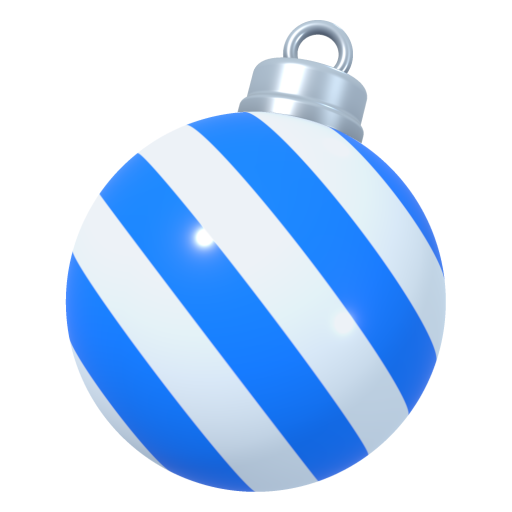
#> input picture assets/brands/gsshop/decors/decor_bauble.png, 1024 x 1024 px (shown at 1/2 size); its folder holds only this picture in this run
$ python defringe_decors.py
#> lines starting #> are read from the running program, lines starting #| are printed output that depends on the picture; after the words box and inside, x2 and y2 are one past the last pixel; in counts of white or black regions, pixels touching at a corner belong together
#> in main, im is the input picture: PIL image 1024x1024 RGBA; mean R, G, B, A 60.6, 83.7, 112.8, 118.3
#!/usr/bin/env python3
"""
DEFRINGE & SHADOW TRUNCATION ENGINE - auto-banner-engine
1. Truncates residual studio floor shadows in the bottom 15% of each decor PNG.
2. Applies nearest-core color decontamination (alpha defringe) on semi-transparent edges.
3. Tightly autocrops to non-zero alpha bbox and center-pads onto a 320x320 RGBA canvas.
"""

from __future__ import annotations

import argparse
from pathlib import Path

import numpy as np
from PIL import Image
from scipy.ndimage import binary_erosion, distance_transform_edt, label


def _keep_main_component(mask: np.ndarray) -> np.ndarray:
    labeled, num = label(mask)
    if num <= 1:
        return mask
    areas = np.bincount(labeled.ravel())
    areas[0] = 0
    best = int(np.argmax(areas))
    # Keep the primary subject and any substantial attached sub-part (>3% of main area).
    keep = np.zeros_like(mask, dtype=bool)
    for cid in range(1, num + 1):
        if cid == best or areas[cid] >= areas[best] * 0.03:
            keep |= labeled == cid
    return keep


def defringe_and_center(
    img: Image.Image,
    item_name: str = "",
    canvas_size: int = 320,
    padding: int = 14,
) -> Image.Image:
#> called with item_name = 'decor_bauble.png', canvas_size = 320, padding = 14
    arr = np.array(img.convert("RGBA"), dtype=np.uint8)
    rgb = arr[:, :, :3].copy()
    alpha = arr[:, :, 3].copy()

    ys, xs = np.where(alpha > 15)
    if len(ys) == 0:
        return Image.new("RGBA", (canvas_size, canvas_size), (0, 0, 0, 0))

    ymin, ymax = int(ys.min()), int(ys.max())
#> ymin = 40; ymax = 983
    bbox_h = ymax - ymin
#> bbox_h = 943

    # 1. Truncate residual floor shadows in the bottom 15%
    bottom_cut = ymax - int(bbox_h * 0.15)
#> bottom_cut = 842
    bottom_slice = slice(bottom_cut, ymax + 1)
    b_alpha = alpha[bottom_slice, :]
    b_rgb = rgb[bottom_slice, :].astype(np.float32)
    b_chroma = np.max(b_rgb, axis=2) - np.min(b_rgb, axis=2)
    b_bright = np.mean(b_rgb, axis=2)

    # Zero out faint semi-transparent shadow pixels (alpha < 160) in bottom 15%
    suppress_bottom = b_alpha < 160
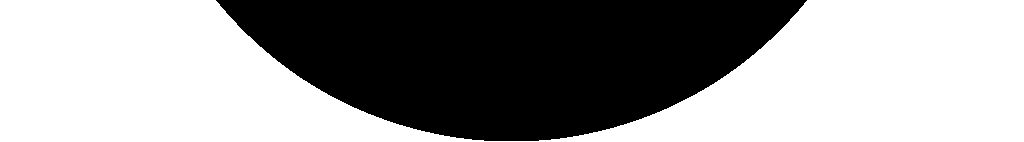
#> suppress_bottom: shape (142, 1024) bool; 59.9% white; 1 black region, box (x1, y1, x2, y2) and area: (216, 0, 807, 141) 58272
    # On colored-base items (tree, bauble, hat, stocking, gingerbread, candy_cane),
    # also remove opaque light-gray studio floor shadow puddles at the bottom 12%.
    if not any(k in item_name for k in ("snowman", "gift_box", "snowflake")):
        puddle_cut = ymax - int(bbox_h * 0.12)
#> puddle_cut = 870
        p_rgb = rgb[puddle_cut : ymax + 1, :].astype(np.float32)
        p_chroma = np.max(p_rgb, axis=2) - np.min(p_rgb, axis=2)
        p_bright = np.mean(p_rgb, axis=2)
        puddle = (p_chroma < 20.0) & (p_bright > 165.0)
#> puddle: shape (114, 1024) bool; 0.02% white in thin lines or dots, all inside (x1, y1, x2, y2) = (251, 2, 782, 114)
        alpha[puddle_cut : ymax + 1, :][puddle] = 0

    alpha[bottom_slice, :][suppress_bottom] = 0
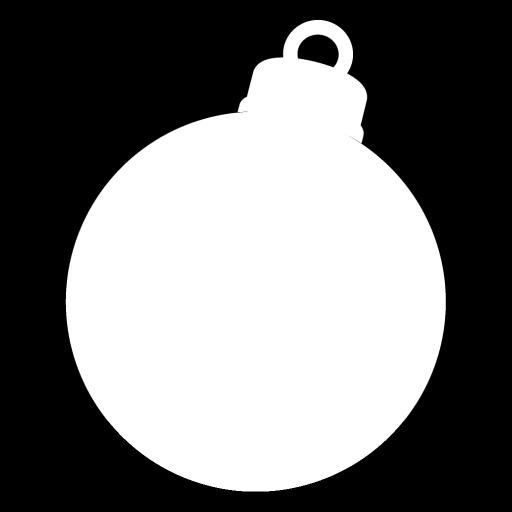
#> alpha: shape (1024, 1024) (shown at 1/2 size); min 0, max 255, mean 118.3

    # Tighten the overall outer alpha fringe to eliminate bloated blur tails
    # while keeping a crisp, studio-grade antialiased border.
    alpha_f = alpha.astype(np.float32)
    remapped = np.clip((alpha_f - 48.0) / (215.0 - 48.0) * 255.0, 0.0, 255.0)
    alpha = np.where(alpha >= 215, 255, remapped).astype(np.uint8)
    alpha[alpha < 16] = 0
#> alpha: shape (1024, 1024); min 0, max 255, mean 118.3

    # Remove any disconnected tiny speckles left after shadow truncation
    main_mask = _keep_main_component(alpha > 0)
#> in _keep_main_component, `labeled, num = label(mask)`: labeled: shape (1024, 1024) int32; values 0 (black) and 1 (white), 46.5% white; 1 white region, box (x1, y1, x2, y2) and area: (131, 40, 892, 983) 487246
#> in _keep_main_component, `labeled, num = label(mask)`: num = 1
    alpha[~main_mask] = 0

    # 2. Nearest-core color decontamination (Alpha Defringe)
    solid_core = alpha >= 245
#> solid_core: shape (1024, 1024) bool; 46.3% white; 1 white region, box (x1, y1, x2, y2) and area: (132, 40, 891, 983) 485309
    eroded_core = binary_erosion(solid_core, structure=np.ones((3, 3), dtype=bool))
#> eroded_core: shape (1024, 1024) bool; 45.9% white; 1 white region, box (x1, y1, x2, y2) and area: (133, 41, 890, 982) 481442
    source_core = eroded_core if np.any(eroded_core) else solid_core

    if np.any(source_core):
        _, nearest_idx = distance_transform_edt(~source_core, return_indices=True)
        edge_mask = (alpha > 0) & (~source_core)
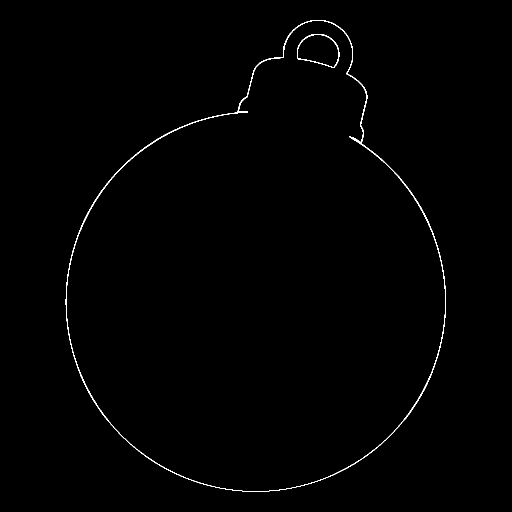
#> edge_mask: shape (1024, 1024) bool (shown at 1/2 size); 0.55% white in thin lines or dots, all inside (x1, y1, x2, y2) = (131, 40, 892, 983)
        ey, ex = np.where(edge_mask)
#> ey = 5804 values from 40 to 982; ex = 5804 values, max 891 at index 3703, min 131 at index 3737, mean 541.2
        rgb[ey, ex] = rgb[nearest_idx[0, ey, ex], nearest_idx[1, ey, ex]]

    # Zero RGB on fully transparent pixels
    rgb[alpha == 0] = 0
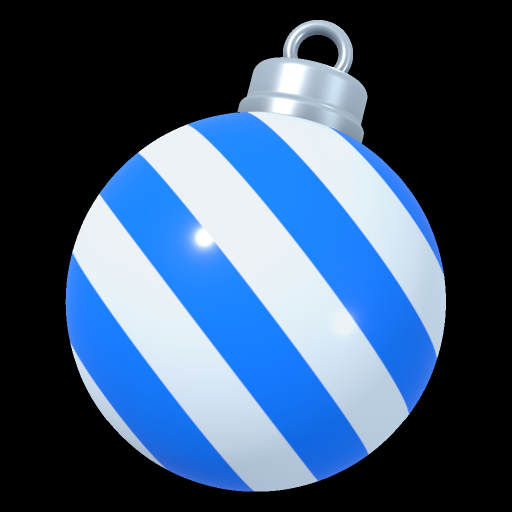
#> rgb: shape (1024, 1024, 3) (shown at 1/2 size); mean R, G, B 60.3, 83.3, 112.3

    cleaned = Image.fromarray(np.dstack((rgb, alpha)), "RGBA")

    # 3. Tight autocrop & center-pad onto 320x320 canvas
    ys2, xs2 = np.where(alpha > 0)
    if len(ys2) == 0:
        return Image.new("RGBA", (canvas_size, canvas_size), (0, 0, 0, 0))

    crop_box = (int(xs2.min()), int(ys2.min()), int(xs2.max()) + 1, int(ys2.max()) + 1)
#> crop_box = (131, 40, 892, 983)
    tight = cleaned.crop(crop_box)

    max_dim = canvas_size - 2 * padding
    tw, th = tight.size
#> tw = 761; th = 943
    if tw > max_dim or th > max_dim:
        scale = min(max_dim / tw, max_dim / th)
#> scale = 0.31
        new_w = max(1, int(round(tw * scale)))
#> new_w = 236
        new_h = max(1, int(round(th * scale)))
#> new_h = 292
        tight = tight.resize((new_w, new_h), Image.Resampling.LANCZOS)
#> tight: PIL image 236x292 RGBA

    # Final bottom-15% shadow pixel suppression on the tight crop so bottom_shadow_pixels < 50
    t_arr = np.array(tight, dtype=np.uint8)
    t_a = t_arr[:, :, 3]
    t_h = t_a.shape[0]
#> t_h = 292
    t_bcut = t_h - int(t_h * 0.15)
#> t_bcut = 249
    t_a[t_bcut:, :][t_a[t_bcut:, :] < 160] = 0
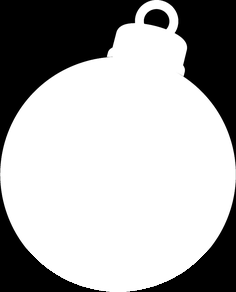
#> t_a: shape (292, 236); min 0, max 255, mean 172.7
    t_arr[:, :, 3] = t_a
    t_arr[t_a == 0, :3] = 0
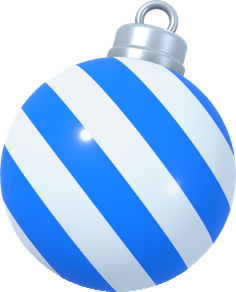
#> t_arr: shape (292, 236, 4); mean R, G, B, A 89.9, 124.1, 167.1, 172.7; transparent parts drawn white
    tight = Image.fromarray(t_arr, "RGBA")

    canvas = Image.new("RGBA", (canvas_size, canvas_size), (0, 0, 0, 0))
#> canvas: PIL image 320x320 RGBA; every value is 0
    offset_x = (canvas_size - tight.width) // 2
#> offset_x = 42
    offset_y = (canvas_size - tight.height) // 2
#> offset_y = 14
    canvas.paste(tight, (offset_x, offset_y), tight)
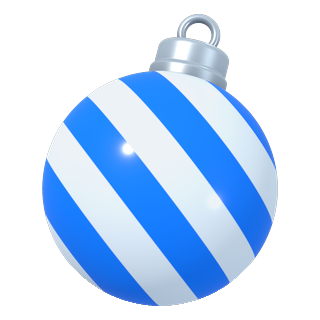
#> canvas: PIL image 320x320 RGBA; mean R, G, B, A 59.1, 81.8, 110.2, 115.8; transparent parts drawn white
    return canvas


def main() -> int:
    parser = argparse.ArgumentParser(
        description="Defringe, truncate bottom floor shadows, and center-pad decor PNGs."
    )
    parser.add_argument(
        "--input-dir",
        type=Path,
        default=Path("assets/brands/gsshop/decors"),
        help="Directory containing decor PNGs to clean in-place.",
    )
    parser.add_argument("--canvas-size", type=int, default=320, help="Square output canvas size.")
    parser.add_argument("--padding", type=int, default=14, help="Minimum outer transparent margin.")
    args = parser.parse_args()

    png_files = sorted(args.input_dir.glob("*.png"))
    if not png_files:
        print(f"No PNG files found in {args.input_dir}")
        return 1

    for path in png_files:
        with Image.open(path) as im:
            result = defringe_and_center(
                im,
                item_name=path.name,
                canvas_size=args.canvas_size,
                padding=args.padding,
            )
        result.save(path, "PNG", optimize=True)
        print(f"Cleaned & centered ({args.canvas_size}x{args.canvas_size}): {path}")

    return 0


if __name__ == "__main__":
    raise SystemExit(main())
#> (the program exits here)

$ run again, on assets/brands/gsshop/decors/decor_gift_box.png
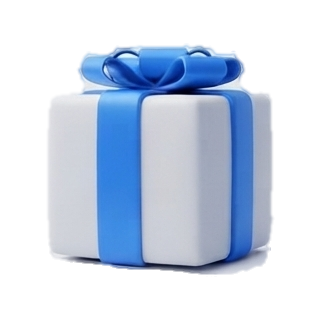
#> input picture assets/brands/gsshop/decors/decor_gift_box.png, 320 x 320 px
#> in main, im is the input picture: PIL image 320x320 RGBA; mean R, G, B, A 63.7, 75.9, 94, 113.6
#> ymin = 43; ymax = 274
#> bbox_h = 231
#> bottom_cut = 240
#> suppress_bottom: shape (35, 320) bool; 46.2% white; 1 white region, box (x1, y1, x2, y2) and area: (0, 0, 320, 35) 5175
#> labeled: shape (320, 320) int32; values 0 (black) and 1 (white), 45.1% white; 1 white region, box (x1, y1, x2, y2) and area: (47, 44, 273, 274) 46158
#> num = 1
#> solid_core: shape (320, 320) bool; 43.7% white; 1 white region, box (x1, y1, x2, y2) and area: (49, 46, 271, 273) 44752
#> eroded_core: shape (320, 320) bool; 42.8% white; 1 white region, box (x1, y1, x2, y2) and area: (50, 48, 270, 272) 43826
#> edge_mask: shape (320, 320) bool; 2.3% white; 1 white region, box (x1, y1, x2, y2) and area: (47, 44, 273, 274) 2332
#> ey = 2332 values from 44 to 273; ex = 2332 values, max 272 at index 1165, min 47 at index 1146, mean 160.6
#> crop_box = (47, 44, 273, 274)
#> in defringe_and_center, `canvas.paste(tight, (offset_x, offset_y), tight)`:
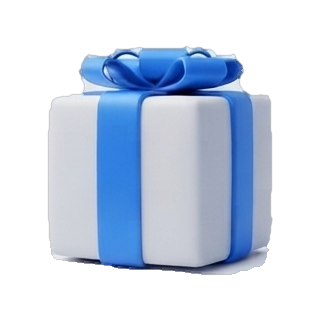
#> canvas: PIL image 320x320 RGBA; mean R, G, B, A 60.9, 72.8, 90.6, 112.7; transparent parts drawn white
